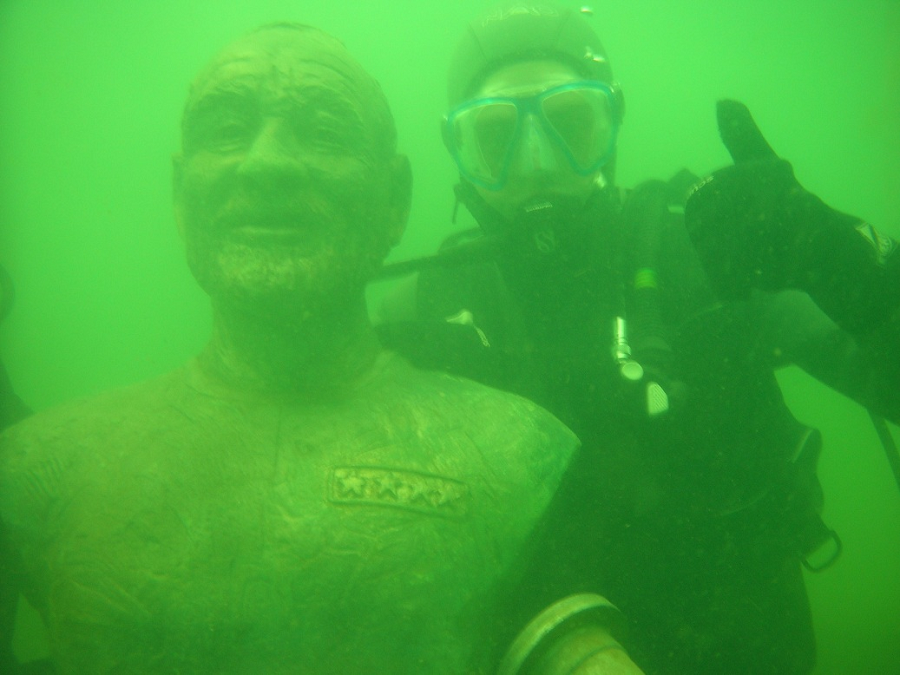
%> input picture code/underwater/1.jpg, 900 x 675 px
$ octave --eval "result = Laplacian_weight(imread('underwater/1.jpg'));"   (GNU Octave 9; MATLAB toolbox functions it lacks are replaced by stand-ins)
%> lines starting %> are read from the running program, lines starting %| are printed output that depends on the picture
function WL = Laplacian_weight(Img)
%提取亮通道
h = rgb2hsv(Img);
%> h: size 675x900x3 double; mean H, S, V 0.323, 0.698, 0.674
l = double(h(:,:,3));
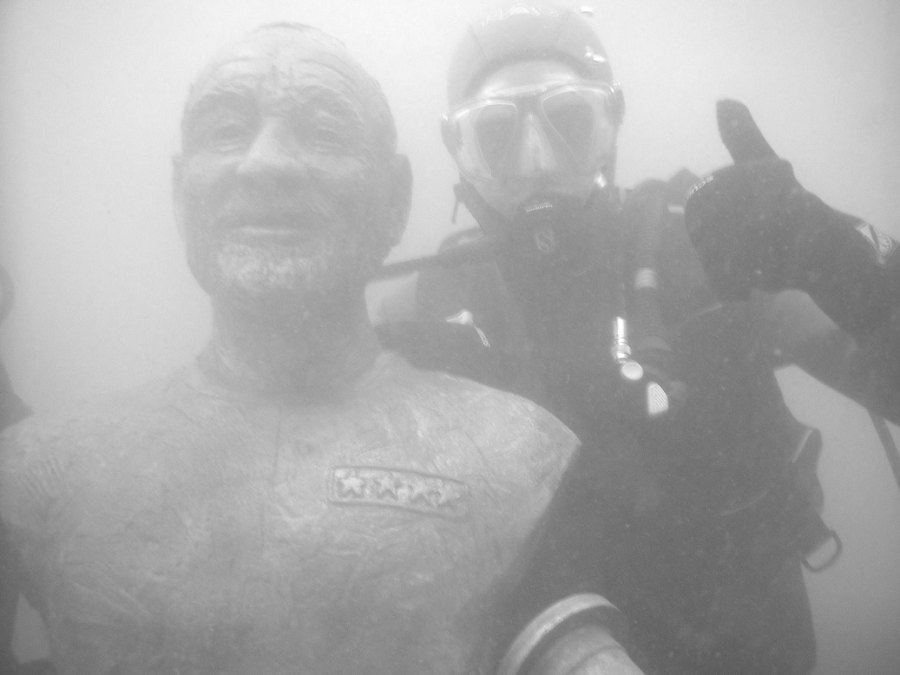
%> l: size 675x900 double; min 0.322, max 1, mean 0.674
%拉普拉斯滤波
w = [0,1,0;1,-4,1;0,1,0];
WL = imfilter(l,w,'replicate');
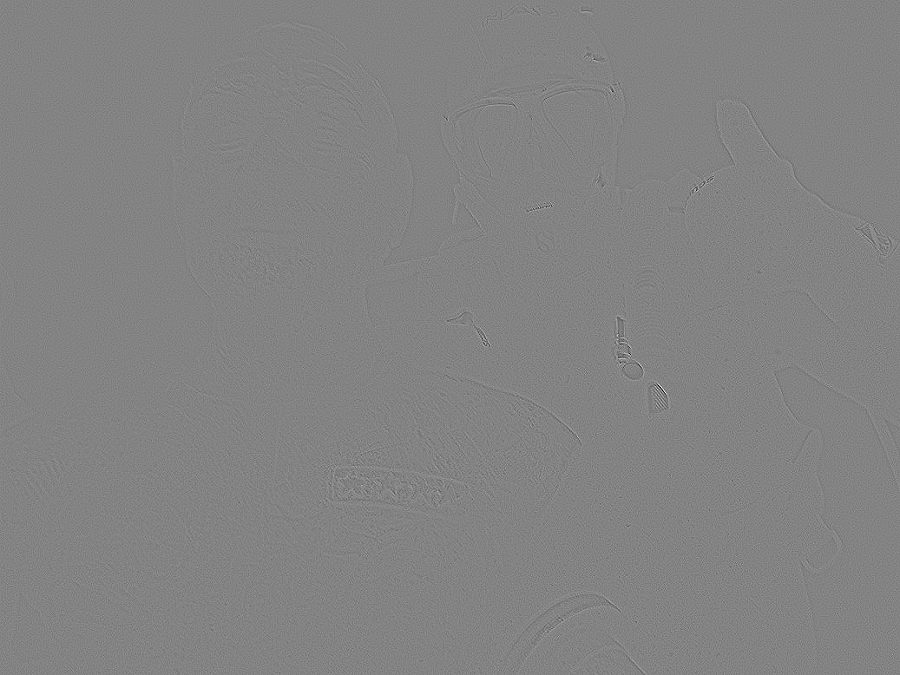
%> WL: size 675x900 double; min -0.498, max 0.471, mean 4.23e-19; drawn with min black and max white

$ run again, on code/underwater/5.jpg
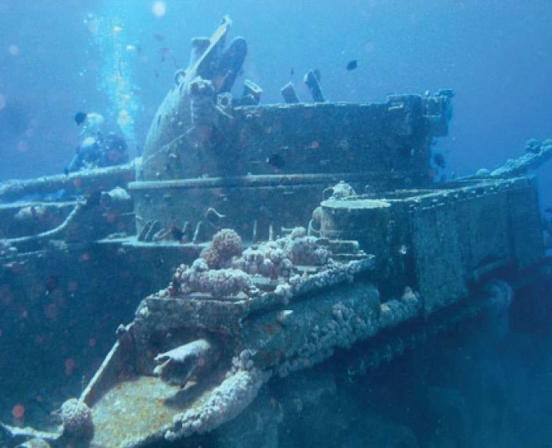
%> input picture code/underwater/5.jpg, 552 x 448 px
%> h: size 448x552x3 double; mean H, S, V 0.563, 0.692, 0.609
%> in Laplacian_weight, `l = double(h(:,:,3));`:
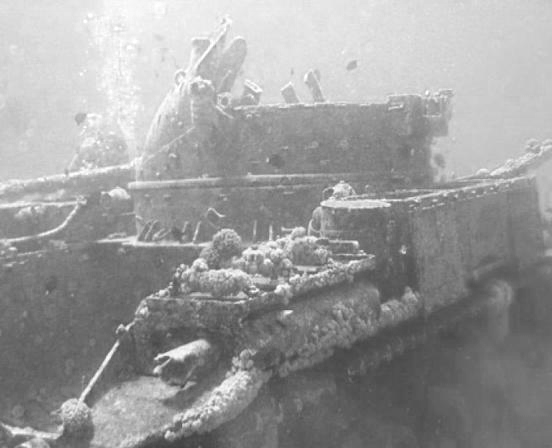
%> l: size 448x552 double; min 0.255, max 1, mean 0.609
%> in Laplacian_weight, `WL = imfilter(l,w,'replicate');`:
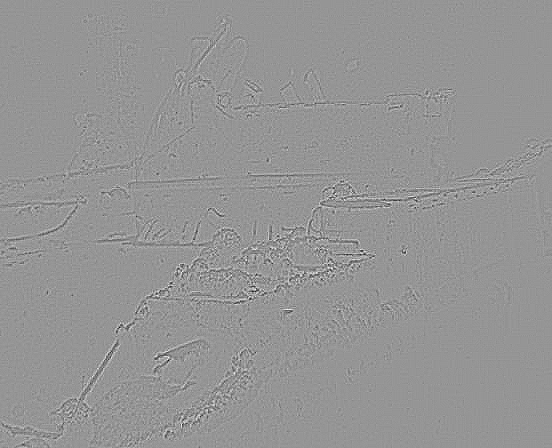
%> WL: size 448x552 double; min -0.71, max 0.502, mean -4.13e-20; drawn with min black and max white

$ run again, on code/underwater/6.jpg
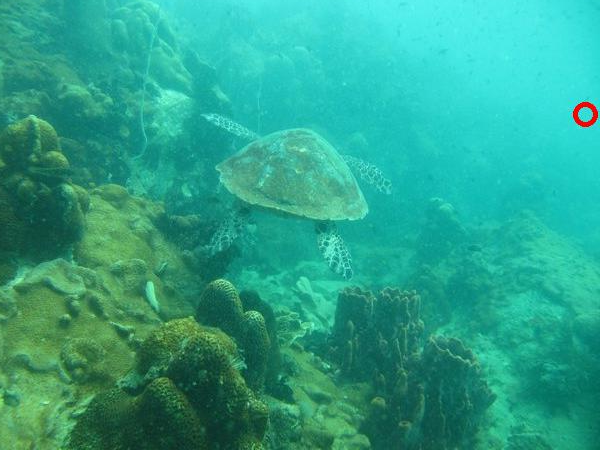
%> input picture code/underwater/6.jpg, 600 x 450 px
%> h: size 450x600x3 double; mean H, S, V 0.456, 0.741, 0.638
%> in Laplacian_weight, `l = double(h(:,:,3));`:
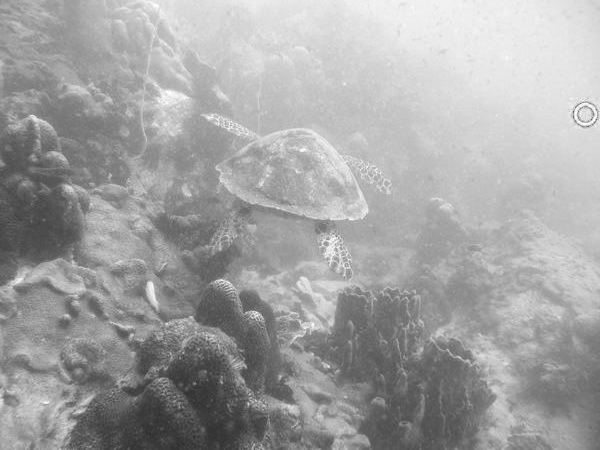
%> l: size 450x600 double; min 0.173, max 1, mean 0.638
%> in Laplacian_weight, `WL = imfilter(l,w,'replicate');`:
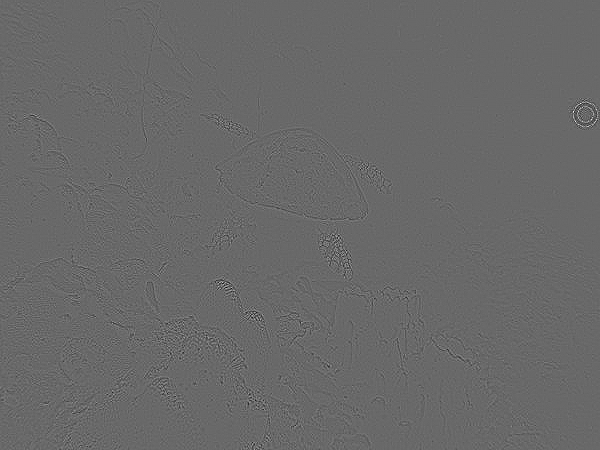
%> WL: size 450x600 double; min -0.996, max 1.42, mean 4.33e-19; drawn with min black and max white
